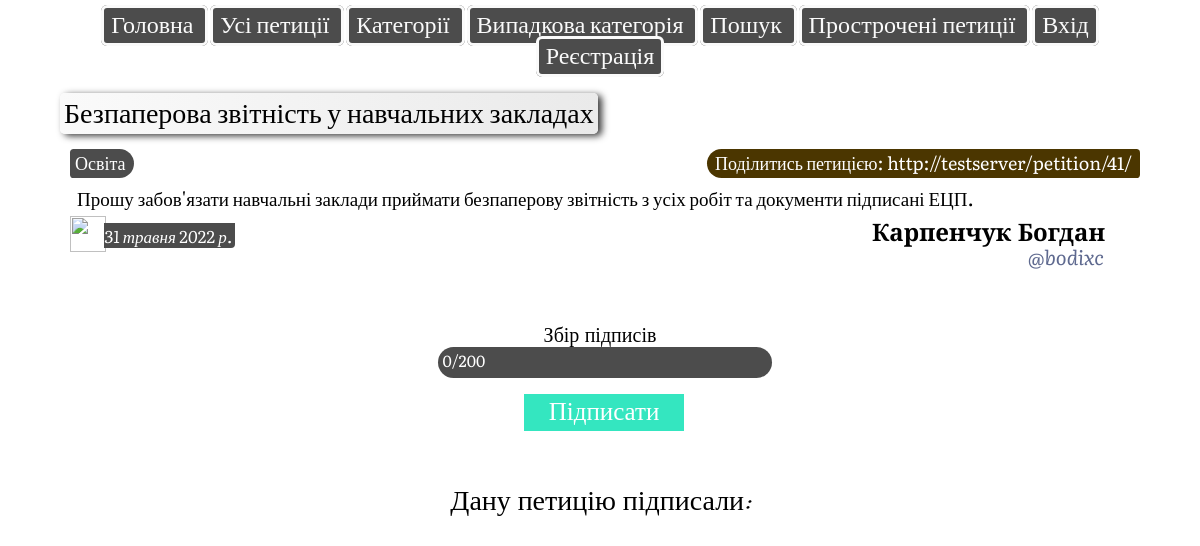
/petition/41/, run on the app's committed database.
### petition_service/models.py (models this page shows, shortened)
class Petition(models.Model):
    category = models.ForeignKey(Category, verbose_name="Категорія", on_delete=models.SET_NULL, null=True)
    author = models.ForeignKey(User, verbose_name="Автор", on_delete=models.CASCADE)
    title = models.CharField("Назва", max_length=100)
    text = models.TextField("Зміст")
    creation_date = models.DateField("Дата створення", default=timezone.now().date())
    status = models.ForeignKey(Status, verbose_name="Статус", on_delete=models.SET_NULL, null=True)
    deleted = models.BooleanField('Видалена', default=False)
    overdue = models.BooleanField('Прострочена', default=False)
    class Meta:
        verbose_name = "Петиція"
        verbose_name_plural = "Петиції"

class Category(models.Model):
    name = models.CharField("Категорія", max_length=100)
    url = models.SlugField(max_length=100, unique=True)
    def __str__(self):
        return self.name
    class Meta:
        verbose_name = "Категорія"
        verbose_name_plural = "Категорії"

class Status(models.Model):
    value = models.CharField("Значення", max_length=100)
    def __str__(self):
        return self.value
    class Meta:
        verbose_name = "Статус"
        verbose_name_plural = "Статуси"

### petition_service/views.py (the view)
# urls.py: path('petition/<int:id>/', views.PetitionDetail, name='petition_detail'),
def PetitionDetail(request, id):
    categories = Category.objects.all()
    petition = Petition.objects.get(id=id)
    if petition.creation_date < (timezone.now().date() - timezone.timedelta(days=14)) and petition.status.value == 'Збір підписів':
        status_id = Status.objects.get(value='Збір прострочено').id
        petition.status_id = status_id
        petition.overdue = True
        petition.save()
    signers = Signature.objects.filter(petition_id=id)
    already_sign = Signature.objects.filter(petition_id=petition.id, signer__username=request.user.username)
    already = 'true'
    if already_sign.count() != 0:
        already = 'false'
    delete = 'false'
    if petition.author == request.user:
        delete = 'true'
    return render(request, 'petitions/petition_detail.html', {'categories': categories, 'petition': petition,
                                                              'signers': signers, 'already': already, 'delete': delete})

### templates/petitions/petition_detail.html (shortened to what this page needs)
{% extends 'base.html' %}
{% load static %}
{% block content %}
    <link rel="stylesheet" type="text/css" href="{% static 'styles/style_detail.css'%}">
    <br>
<div class = "Title">{{ petition.title }}</div>
    <div>
        <span class = "Category"><a href="../../category/{{ petition.category.url }}/">{{ petition.category}}</a></span>
        <span class = "Url">Поділитись петицією: <a class="link">{{ petition.url }}</a></span>
    </div>
    <div class = "Text">{{ petition.text }}</div>
    <div class = "Credentionals">
    <img src="{% static 'images/cal.png'%}">
    <span class = "CreationDate">{{ petition.creation_date }}</span>
        <span class = "Author">{{petition.author.last_name}} {{petition.author.first_name}}</span>
        <div class="form">
        <form method="post" action="{% url 'search' %}">
            <button class="user" type="submit">@{{ petition.author }}</button>
         </form>
        </div>
    </div>
    <br/>
	<div class = "Status">{{ petition.status }}</div>
    <div class="progress">
    </div>
    <div class="Sign {{already}}"><a href="sign/">Підписати</a></div>
    <p class="thead">Дану петицію підписали:</p>
{% endblock %}

### static/styles/style_detail.css (style rules this page uses)
body { font-family: 'Literata', serif; margin-top: 10px; line-height: 1.3; white-space: initial; margin-left: 5%; margin-right: 5%; }
.Title { font-size: 28px; border-radius: 5px; display: inline-block; text-align: center; margin-left: auto; margin-right: auto; padding: 4px; padding-top: 0px; box-shadow: 4px 2px 7px #3a3a3a; background: linear-gradient(to left, #eaeaea, #fafafa); }
.Category { font-size: 18px; margin-top: 15px; margin-left: 10px; padding-top: 2.5px; padding-bottom: 3.5px; padding-left: 5px; padding-right: 8px; background-color: #4C4C4C; border-bottom-right-radius: 20px; border-top-right-radius: 20px; border-bottom-left-radius: 5px; border-top-left-radius: 5px; display: inline-table; }
.Category a { color: white; text-decoration: none; }
.Url { color: white; float: right; font-size: 18px; margin-top: 15px; margin-left: 10px; padding-top: 2.5px; padding-bottom: 3.5px; padding-left: 8px; padding-right: 8px; background-color: #4B3600; border-bottom-left-radius: 20px; border-top-left-radius: 20px; border-bottom-right-radius: 5px; border-top-right-radius: 5px; display: inline-table; }
.Url a { color: white; text-decoration: none; }
.Text { font-size: 19px; text-align: justify-all; margin-top: 6px; margin-left: 10px; padding: 5px; padding-left: 7px; padding-right: 7px; padding-top: 2.5px; word-wrap: break-word; white-space: pre-wrap; }
.Credentionals { margin-left: 10px; margin-bottom: 20px; }
.Credentionals img { width: 36px; height: 36px; position: relative; }
.CreationDate { color: white; font-size: 17px; font-style: italic; vertical-align: text-bottom; position: relative; top:-10px; left: -5px; background-color: #4C4C4C; padding-right: 3px; border-top-right-radius-radius: 40px; border-bottom-right-radius: 4px; }
.Author { font-family: 'Cormorant Infant'; font-weight: bold; font-size: 24px; float: right; margin-right: 30px; padding-right: 5px; }
.Status { font-size: 20px; font-family: 'Pacifico'; text-align: center; color: black; }
.progress { display: flex; background: #4C4C4C; justify-content: flex-start; border-radius: 100px; align-items: center; display: inline-block; padding: 0.5px; padding-left: 4.5px; padding-right: 5.5px; height: 30px; width: 30%; margin-left: 35%; }
.form { visibility: hidden; text-align: right; margin-right: 30px; }
.user { visibility: visible; color: #5E698F; float: right; text-decoration: none; vertical-align: top; position: relative; top: -17px; background-color: transparent; border: none; font-family: 'Literata', serif; font-size: 20px; font-style: italic; }
.Sign { background-color: #34E6C0; font-size: 25px; font-weight: normal; text-align: center; display: inline-block; width: 14%; margin-left: 43%; margin-top: 10px; padding: 4px; padding-top: 0; #border: 2px outset black; #border-radius: 8px; }
.Sign a { text-decoration: none; color: white; }
.true { visibility: visible; }
.thead { text-align: center; vertical-align: bottom; height: 10px; font-family: 'Caveat'; font-size: 28px; margin-top: 6px; }

### data on the page
Petition: title "Безпаперова звітність у навчальних закладах", category "Освіта", text "Прошу забов'язати навчальні заклади приймати безпаперову звітність з усіх робіт та документи підписані ЕЦП.", creation_date "31 травня 2022 р.", author.last_name "Карпенчук", author.first_name "Богдан", author "bodixc", status "Збір підписів"
